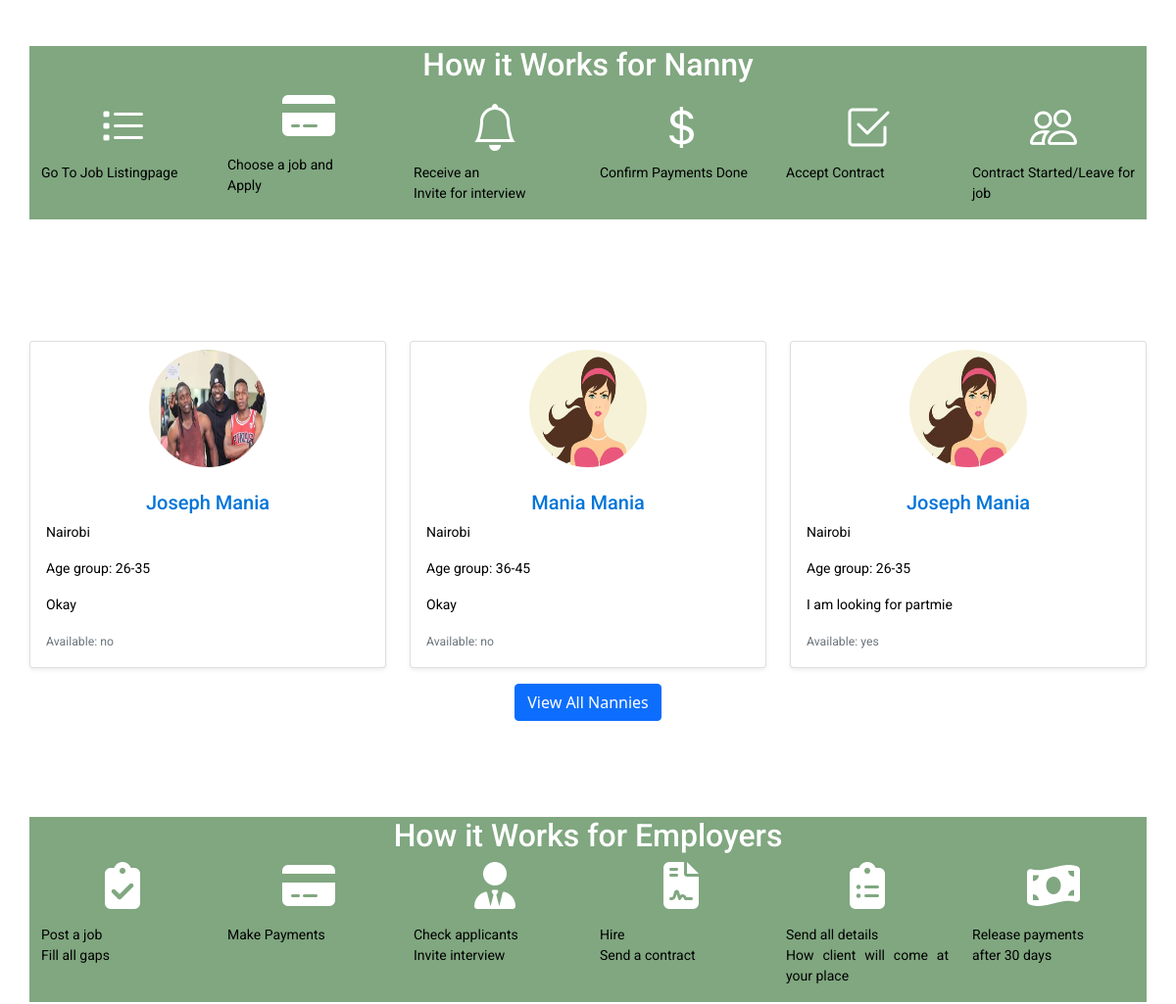
/ (middle part), run on an earlier commit of the app's database.
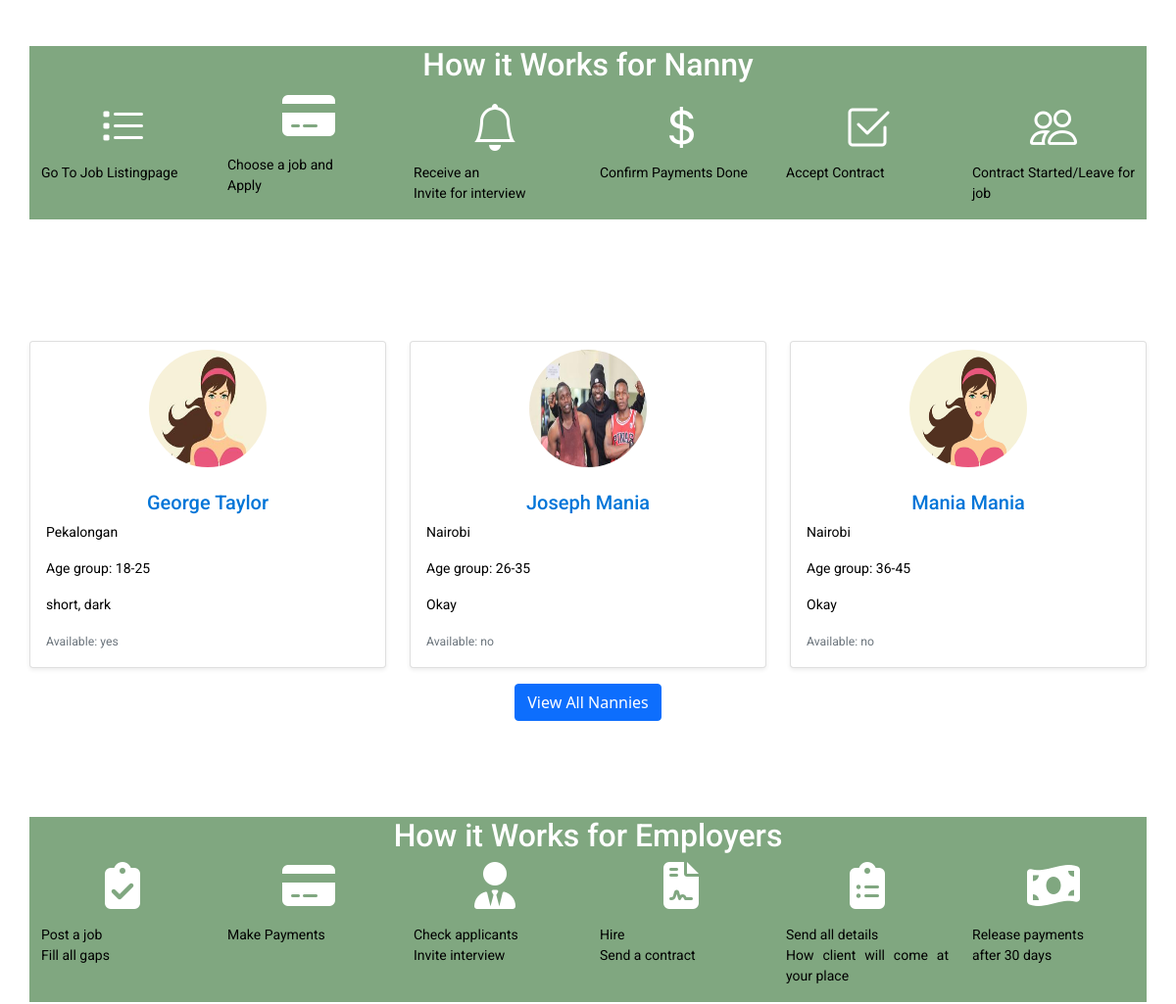
And on a later commit of the database.
### users/models.py (models this page shows, shortened)
class NannyDetails(models.Model):
    user = models.OneToOneField(User, on_delete=models.CASCADE)
    first_name = models.CharField(max_length=100)
    last_name = models.CharField(max_length=100)
    phone = models.IntegerField(default=0)
    city = models.CharField(max_length=100)
    address = models.CharField(max_length=200)
    id_number = models.IntegerField(default=0)
    level_of_education = models.CharField(
        max_length=100, choices=HIGHEST_LEVEL_EDUCATION)
    recommendation_letter = models.FileField(
        upload_to='recommendations/', null=True, blank=True)
    id_front_image = models.ImageField(
        upload_to='id_images/', default=0)
    id_back_image = models.ImageField(
        upload_to='id_images/', default=0)
    good_conduct_certificate = models.FileField(
        upload_to='good_conduct/', null=True, blank=True)
    nationality = models.CharField(max_length=100, choices=NATIONALITY_CHOICES)
    availability = models.CharField(
        max_length=100, choices=AVAILABILITY_CHOICES)
    language = models.CharField(max_length=200)
    date_joined = models.DateTimeField(auto_now_add=True)
    years_of_experience = models.IntegerField(default=0)
    age_bracket = models.CharField(
        max_length=100, choices=AGE_GROUP_CHOICES, default="N/A")
    description = models.TextField(blank=True)
    image = models.ImageField(
        default='default.jpg', upload_to='nanny_profile_pics')

### jobapp/views.py (the view)
# urls.py: path('', views.home, name='home'),
def home(request):
    user = request.user
    jobs = jobModel.objects.all()
    job_ids = [job.id for job in jobs]
    try:
        saved_jobs = SavedJobModel.objects.filter(job__id__in=job_ids, user=user)
    except:
        saved_jobs = SavedJobModel.objects.filter(job__id__in=job_ids)
    saved_job_ids = [saved_job.job.id for saved_job in saved_jobs]
    recent_jobs = jobModel.objects.order_by('-date_posted')[:3]
    featured_nannies = NannyDetails.objects.order_by('-date_joined')[:3]
    context = {'recent_jobs': recent_jobs,
               'featured_nannies': featured_nannies,
               'saved_job_ids': saved_job_ids,
               'user': user}
    return render(request, "home/home.html", context)

### jobapp/templatetags/jobapp_tags.py (called while the page is built)
@register.filter(name='has_group')
def has_group(user, group_name):
    return user.groups.filter(name=group_name).exists()

### jobapp/templates/home/home.html (shortened to what this page needs)
{% extends 'jobapp/base.html' %} {%load static%}
{%load jobapp_tags%}
{% block content %}
{% include 'home/recent_posted_jobs.html' %}
{% include 'home/nanny_how_it_works.html'%}
 {% include 'home/featured_nannies.html' %}
 {% include 'home/employer_how_it_works.html' %}
{% endblock %}

### jobapp/templates/home/featured_nannies.html
<div class="recent-jobs my-5">
  <h2 class="text-center">Featured Nannies</h2>
  <div class="row">
    {% for nanny in featured_nannies %}
    <div class="col-sm-4 mb-3">
      <a href="{% url 'nanny_profile' nanny.id %}" style="text-decoration: none;">
        <div class="card h-100 shadow-sm">
          <img src="{{ nanny.image.url }}" class="card-img-top rounded-circle mx-auto my-2" alt="{{ nanny.first_name }}" style="width: 120px; height: 120px;">
          <div class="card-body text-center">
            <h5 class="card-title">{{ nanny.first_name }} {{ nanny.last_name }}</h5>
            <p class="card-text">{{ nanny.city }}</p>
            <p class="card-text">Age group: {{ nanny.age_bracket }}</p>
            <p class="card-text">{{ nanny.description|truncatechars:100 }}</p>
            <p class="card-text"><small class="text-muted">Available: {{ nanny.availability }}</small></p>
          </div>
        </div>
      </a>
    </div>
    {% endfor %}
  </div>
  <div class="text-center">
    <a href="{% url 'nannies' %}" class="btn btn-primary">View All Nannies</a>
  </div>
</div>

What changed in the data, as far as the page shows it:
no longer on this page (row unchanged): NannyDetails: image (placeholder picture), first_name "Joseph", last_name "Mania", city "Nairobi", age_bracket "26-35", description "I am looking for partmie", availability "yes"
added NannyDetails: image (placeholder picture), first_name "George", last_name "Taylor", city "Pekalongan", age_bracket "18-25", description "short, dark", availability "yes"
